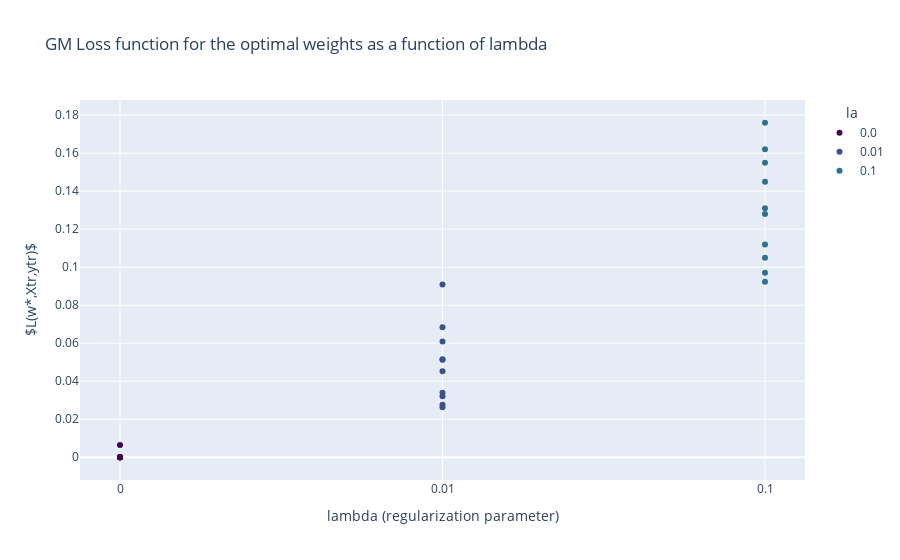

Notebook code cell kept with this figure:
### Markdown cell above
## L as a function of la

### Code cell
# transform the la column to a categorical column
df_gm['      la'] = df_gm['      la'].astype('category')

# plot a scatter plot of L* as a function of la
fig = px.scatter(df_gm, x='      la', y='        L*',
                    title='GM Loss function for the optimal weights as a function of lambda',
                    color='      la',
                    color_discrete_sequence =['#440154', '#3b528b', '#2c728e'])
fig.update_layout(
    xaxis_title=r'lambda (regularization parameter)',
    yaxis_title=r'$L(w*,Xtr,ytr)$',
    xaxis_type='category'
)
fig.show()

### Figure 1 — Plotly figure (JSON) as saved in the notebook; plotly's stock layout.template omitted (floating-point values rounded to 4 significant figures)
{"data": [{"hovertemplate": "      la=%{x}<br>        L*=%{y}<extra></extra>", "legendgroup": "0.0", "marker": {"color": "#440154", "symbol": "circle"}, "mode": "markers", "name": "0.0", "orientation": "v", "showlegend": true, "type": "scatter", "x": [0, 0, 0, 0, 0, 0, 0, 0, 0, 0], "xaxis": "x", "y": [5.72e-07, 1.26e-06, 0.000137, 5e-07, 5.5e-07, 1.28e-06, 7.13e-07, 0.00646, 1.11e-05, 7.96e-07], "yaxis": "y"}, {"hovertemplate": "      la=%{x}<br>        L*=%{y}<extra></extra>", "legendgroup": "0.01", "marker": {"color": "#3b528b", "symbol": "circle"}, "mode": "markers", "name": "0.01", "orientation": "v", "showlegend": true, "type": "scatter", "x": [0.01, 0.01, 0.01, 0.01, 0.01, 0.01, 0.01, 0.01, 0.01, 0.01], "xaxis": "x", "y": [0.0276, 0.0515, 0.0684, 0.0263, 0.0339, 0.0452, 0.0321, 0.0909, 0.0609, 0.0513], "yaxis": "y"}, {"hovertemplate": "      la=%{x}<br>        L*=%{y}<extra></extra>", "legendgroup": "0.1", "marker": {"color": "#2c728e", "symbol": "circle"}, "mode": "markers", "name": "0.1", "orientation": "v", "showlegend": true, "type": "scatter", "x": [0.1, 0.1, 0.1, 0.1, 0.1, 0.1, 0.1, 0.1, 0.1, 0.1], "xaxis": "x", "y": [0.0971, 0.131, 0.162, 0.0923, 0.112, 0.128, 0.105, 0.176, 0.155, 0.145], "yaxis": "y"}], "layout": {"legend": {"title": {"text": "      la"}, "tracegroupgap": 0}, "title": {"text": "GM Loss function for the optimal weights as a function of lambda"}, "xaxis": {"anchor": "y", "categoryarray": [0, 0.01, 0.1], "categoryorder": "array", "domain": [0, 1], "title": {"text": "lambda (regularization parameter)"}, "type": "category"}, "yaxis": {"anchor": "x", "domain": [0, 1], "title": {"text": "$L(w*,Xtr,ytr)$"}}}}
